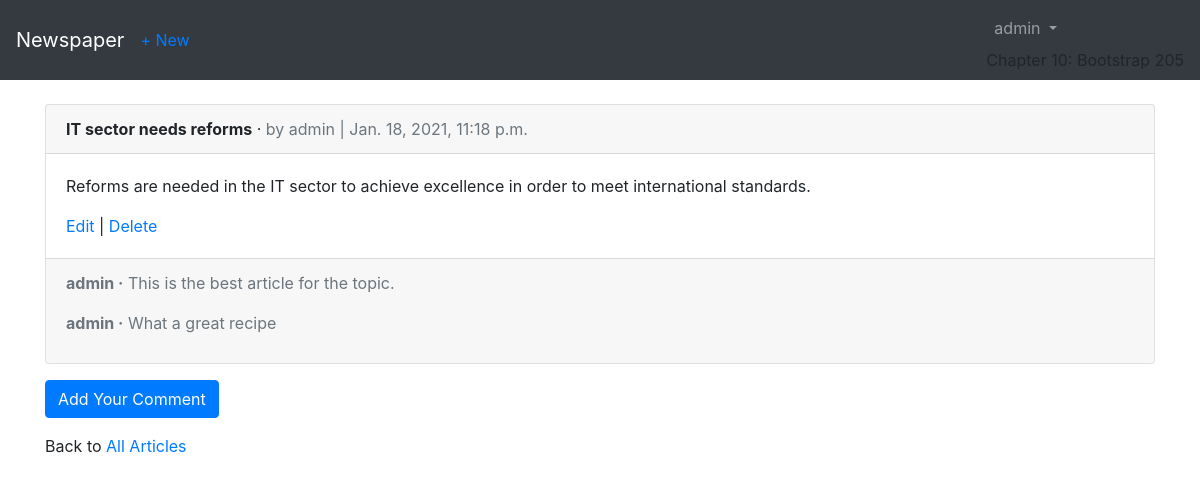
/articles/2/ (signed in), run on the app's committed database.
### users/models.py (models this page shows)
class CustomUser(AbstractUser):
    age = models.PositiveIntegerField(null=True, blank=True)

### articles/models.py (models this page shows, shortened)
class Article(models.Model):
    title = models.CharField(max_length=255)
    body = models.TextField()
    date = models.DateTimeField(auto_now_add=True)
    author = models.ForeignKey(get_user_model(), on_delete=models.CASCADE)

class Comment(models.Model):
    article = models.ForeignKey(Article, on_delete=models.CASCADE, related_name='comments')
    comment = models.CharField(max_length=140)
    author = models.ForeignKey(get_user_model(), on_delete=models.CASCADE)
    def __str__(self):
        return f"{self.comment}"

### articles/views.py (the view)
# urls.py: path('<int:pk>/', ArticleDetailView.as_view(), name='article_detail'),
class ArticleDetailView(LoginRequiredMixin, DetailView):
    model = Article
    template_name = 'article_detail.html'
    login_url = 'login'

### templates/article_detail.html (shortened to what this page needs)
{% extends 'base.html' %}
{% block content %}
    <div class="card mb-3">
        <div class="card-header">
            <span class="font-weight-bold">{{ article.title }}</span> &middot;
            <span class="text-muted">by {{ article.author }} | {{ article.date }}</span>
        </div>
        <div class="card-body">
            <p>
                {{ article.body }}
            </p>
            {% if user == article.author %}
                <a href="{% url 'article_edit' article.pk %}">Edit</a> | <a href="{% url 'article_delete' article.pk %}">Delete</a>
            {% endif %}
        </div>
        <div class="card-footer text-muted">
            {% for comment in article.comments.all %}
                <p>
                    <span class="font-weight-bold">{{ comment.author }} &middot;</span> {{ comment }}
                </p>
            {% endfor %}
        </div>
    </div>
    <a class="btn btn-primary" role="button" href="{% url 'article_comment' article.pk %}">Add Your Comment</a>
    <p class="mt-3">Back to <a href="{% url 'article_list' %}">All Articles</a></p>
{% endblock content %}

### templates/base.html (shortened to what this page needs)
<!DOCTYPE html>
<html lang="en">
<head>
    <link rel="stylesheet" href="https://maxcdn.bootstrapcdn.com/bootstrap/4.0.0/css/bootstrap.min.css">
</head>
<body>
    <nav class="navbar navbar-expand-md navbar-dark bg-dark mb-4">
        <a class="navbar-brand" href="{% url 'home' %}">Newspaper</a>
        {% if user.is_authenticated %}
            <ul class="navbar-nav mr-auto">
                <li class="nav-item">
                    <a href="{% url 'article_new' %}">+ New</a>
                </li>
            </ul>
        {% endif %}
        <div class="collapse navbar-collapse" id="navbarCollapse">
            {% if user.is_authenticated %}
                <ul class="navbar-nav ml-auto">
                    <li class="nav-item">
                        <a class="nav-link dropdown-toggle" href="#" id="userMenu" data-toggle="dropdown" aria-haspopup="true" aria-expanded="false">
                            {{ user.username }}
                        </a>
                        Chapter 10: Bootstrap 205
                    </li>
                </ul>
            {% endif %}
        </div>
    </nav>
    <div class="container">
        {% block content %}
        {% endblock content %}
    </div>
</body>
</html>

### data on the page
CustomUser: username "admin"
Article: title "IT sector needs reforms", author "admin", date "Jan. 18, 2021, 11:18 p.m.", body "Reforms are needed in the IT sector to achieve excellence in order to meet international standards."
Comment: author "admin", comment "This is the best article for the topic."
Comment: author "admin", comment "What a great recipe"
